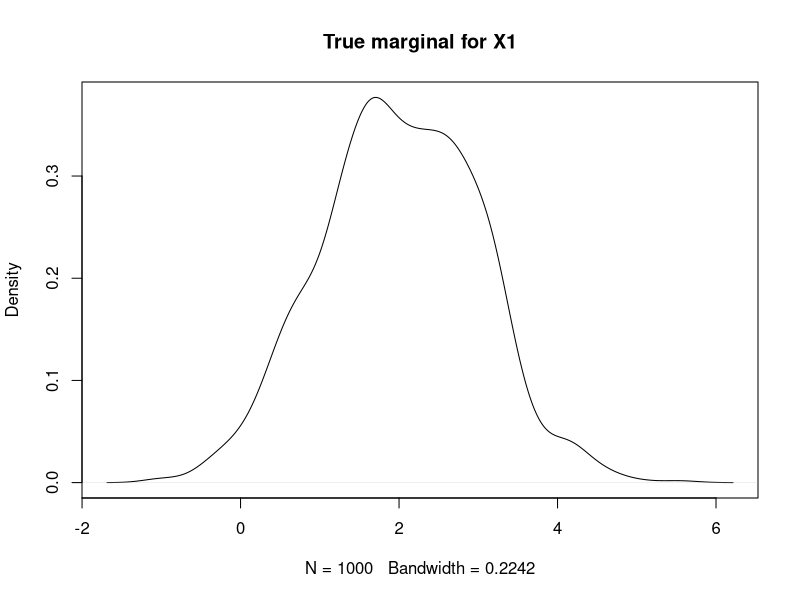
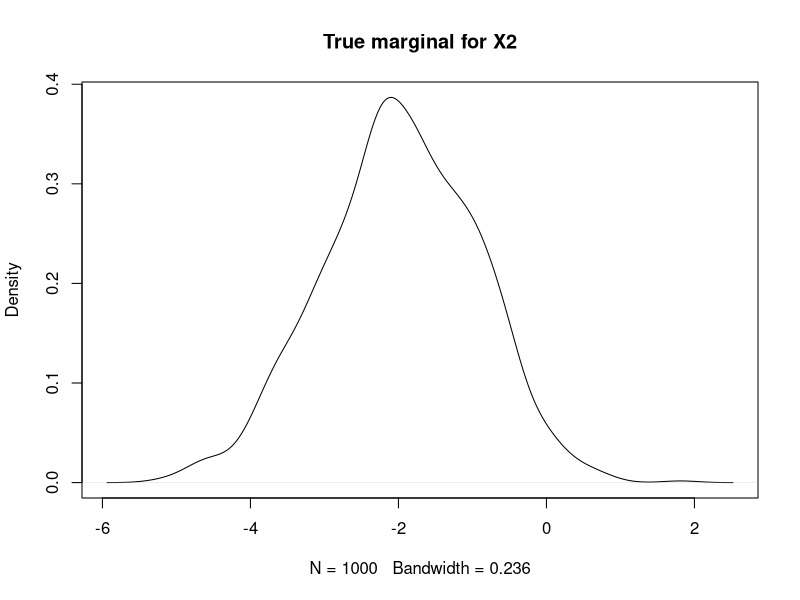
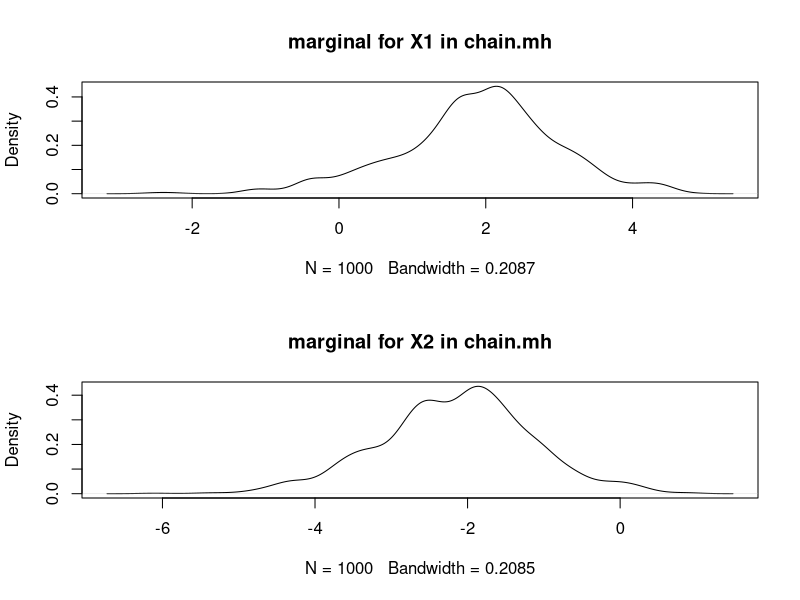
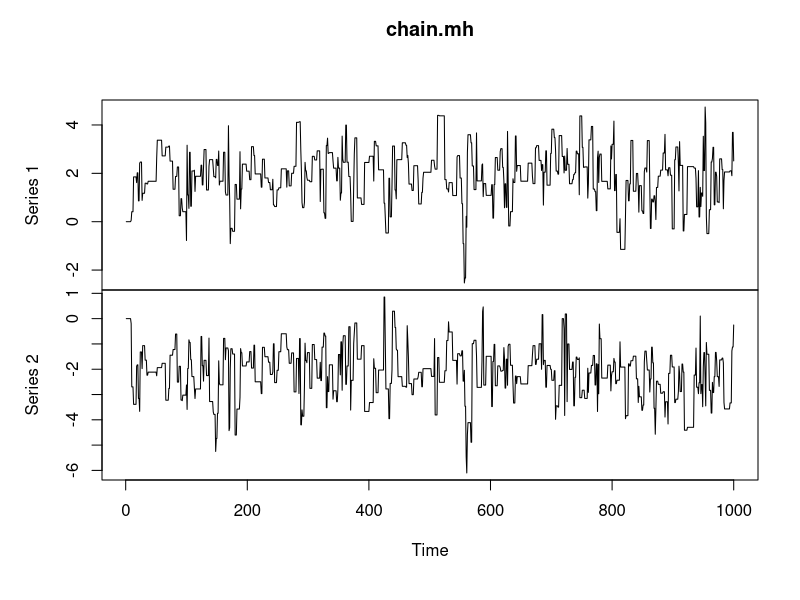
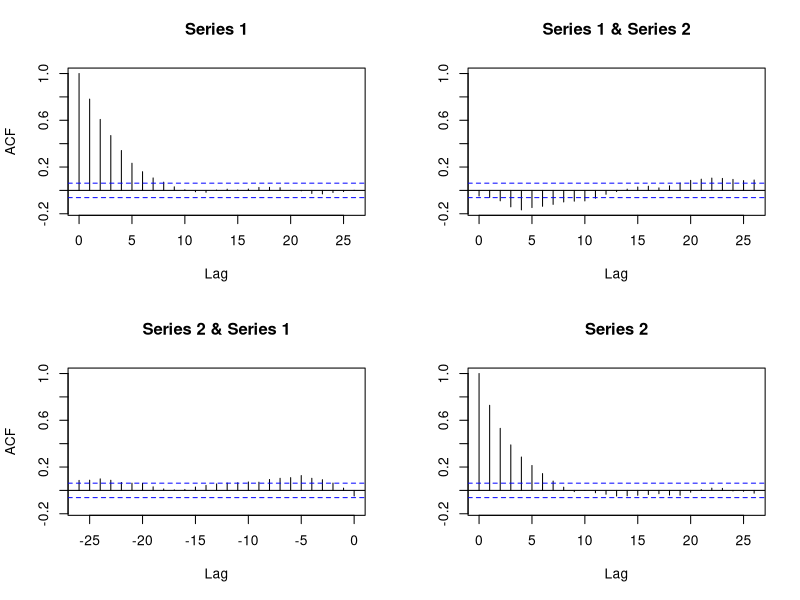
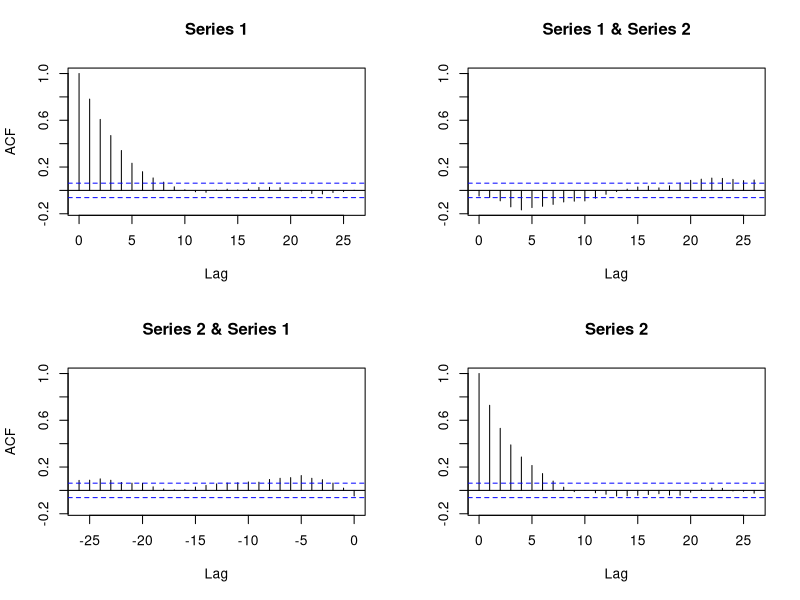
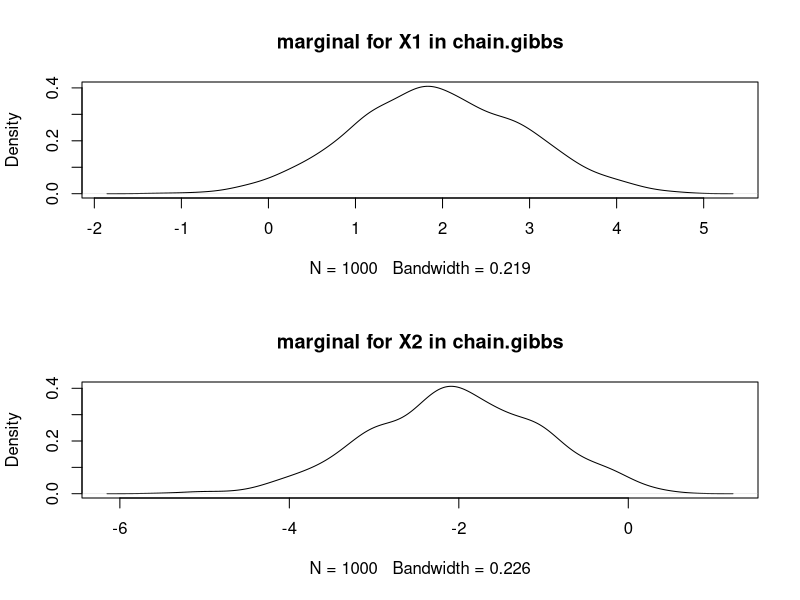
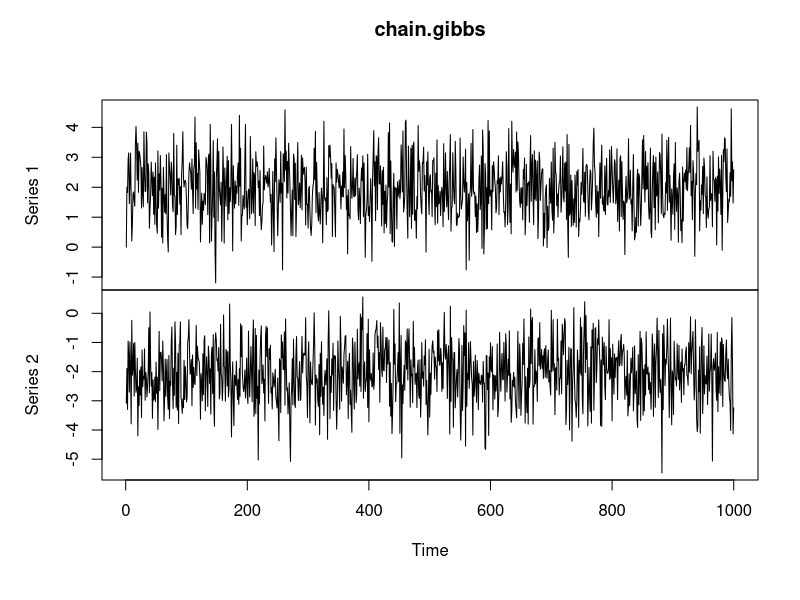

These figures' R source, in order:
#######################################################
## Aim : MH and Gibbs for bivariate normal target
## Comparing the performance of the two samplers
#######################################################

set.seed(10)
library(mvtnorm)

Ftarget <- function(X, rho)  {
  sigma <- rbind(c(1, rho), c(rho, 1))
  return(dmvnorm(X, mean = c(2, -2), sigma = sigma))
}

# Target is bivariate normal with 0 off diagonal terms
proposal <- function(x,h) {
  return(rmvnorm(1, mean = x, sigma = diag(h,2,2)))
}

# Function to calculate MH output
MH <- function(n, init, h, rho)  {
  output <- matrix(0, nrow = n, ncol = 2)
  output[1,] = init
  accept_prob <- 0
  for(i in 2:n) {
    proposed = proposal(output[i-1,], h)                                              # Working with log for numerical stability
    alpha = exp( log(Ftarget(proposed, rho)) - log(Ftarget(output[i-1,], rho)) )
    if(runif(1) < alpha)  {                                                           # Acceptance step
      output[i,] = proposed
      accept_prob = accept_prob + 1
    } else  {                                                                         # Rejection step
      output[i,] = output[i-1,]
    }
  }
  accept_prob = accept_prob/n
  print(paste0("acceptance probaility is :", accept_prob))
  return(output)
}

# Function to calculate Gibbs output
Gibbs <- function(n = 1e3, init = c(0,0), rho) {
  output <- matrix(0, nrow = n, ncol = 2)
  output[1,] = init                                                                   # Deterministic Scan Gibbs sampler
  output[1,2] = rnorm(1, mean = -2 + rho*(output[1,1] - 2), sd = sqrt(1 - rho^2))
  for(i in 2:n) {
    output[i,1] = rnorm(1, mean = 2 + rho*(output[i-1,2] + 2), sd = sqrt(1 - rho^2))
    output[i,2] = rnorm(1, mean = -2 + rho*(output[i,1] - 2), sd = sqrt(1 - rho^2))
  }
  return(output)
}

init <- numeric(length = 2)
rho_vec <- c(0, 0.5, 0.99)
h_vec <- c(3, 2.3, 0.1)
n <- 1e3
chain.mh <- matrix(nrow = n, ncol = 2)
chain.gibbs <- matrix(nrow = n, ncol = 2)
#par(mfrow=c(1,1,1,1))
t <- rnorm(n, mean = 2)


# True plots for marginals
plot(density(t), main = "True marginal for X1")
plot(density(rnorm(n, mean = -2)), main = "True marginal for X2")

# Comparsision of the two methods for different values of correlation
for(i in 1:3) {
    par(mfrow=c(2,1))
    chain.mh = MH(n, init, h_vec[i], rho_vec[i])
    chain.gibbs = Gibbs(n,init, rho_vec[i])
    print(paste0("rho is :", rho_vec[i]))
    plot(density(chain.mh[,1]), main = "marginal for X1 in chain.mh")
    plot(density(chain.mh[,2]), main = "marginal for X2 in chain.mh")
    plot.ts(chain.mh)
    plot(acf(chain.mh))
    plot(density(chain.gibbs[,1]), main = "marginal for X1 in chain.gibbs")
    plot(density(chain.gibbs[,2]), main = "marginal for X2 in chain.gibbs")
    plot.ts(chain.gibbs)
    plot(acf(chain.gibbs))
}
